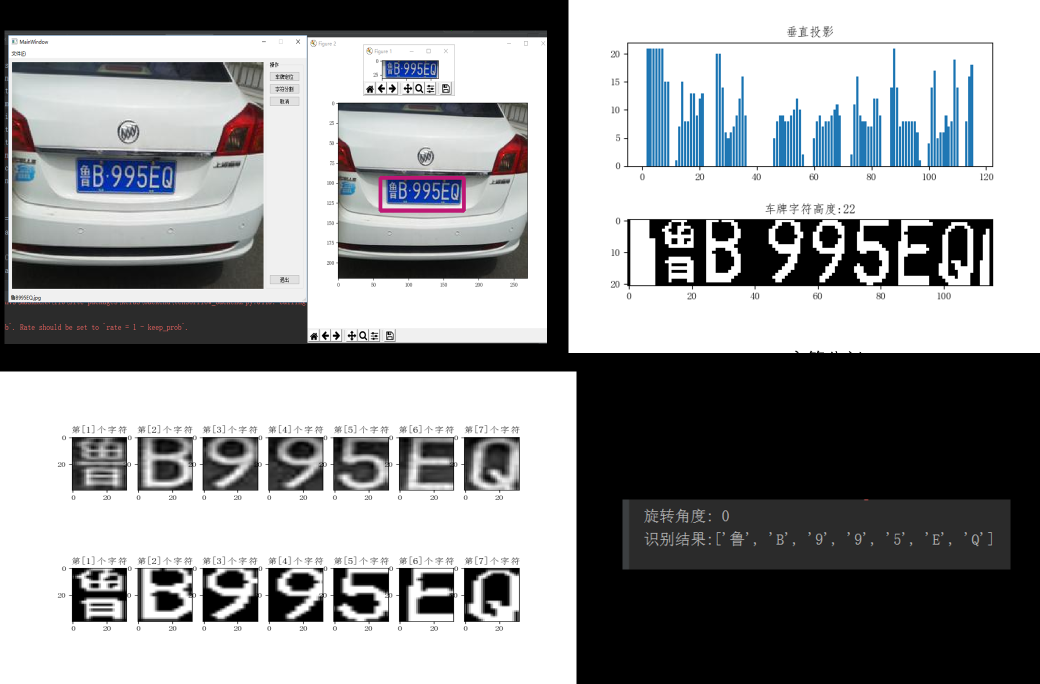
#> input picture 车牌识别系统.png, 2079 x 1367 px (shown at 1/2 size)
$ python -i opencv_tool.py   (imports and definitions only)   (older library calls are emulated)
#> lines starting #> are read from the running program, lines starting #| are printed output that depends on the picture; after the words box and inside, x2 and y2 are one past the last pixel; in counts of white or black regions, pixels touching at a corner belong together
#> further down, picture is the input picture: shape (1367, 2079, 3); mean B, G, R 150.4, 148.8, 147.3
import numpy as np
import matplotlib.pyplot as plt
import random
import cv2
import copy
import scipy

def cv_imread(filePath):
    cv_img = cv2.imdecode(np.fromfile(filePath, dtype=np.uint8), cv2.IMREAD_UNCHANGED)
    # imdecode读取的是rgb，如果后续需要opencv处理的话，需要转换成bgr，转换后图片颜色会变化
    # cv_img = cv2.cvtColor(cv_img, cv2.COLOR_RGB2BGR)
    return cv_img

def getLicencePos(srcImage):
    cv2.setRNGSeed(1234)
    input_image1 = copy.deepcopy(srcImage)
    input_image1 = cv2.cvtColor(input_image1,cv2.COLOR_BGR2GRAY)

    sobelx = np.array([[-0.125,0,0.125],
                       [-0.25,0,0.25],
                       [-0.125,0,0.125]],dtype=np.float32)

    input_image1 = cv2.filter2D(input_image1,cv2.CV_32FC1,sobelx)
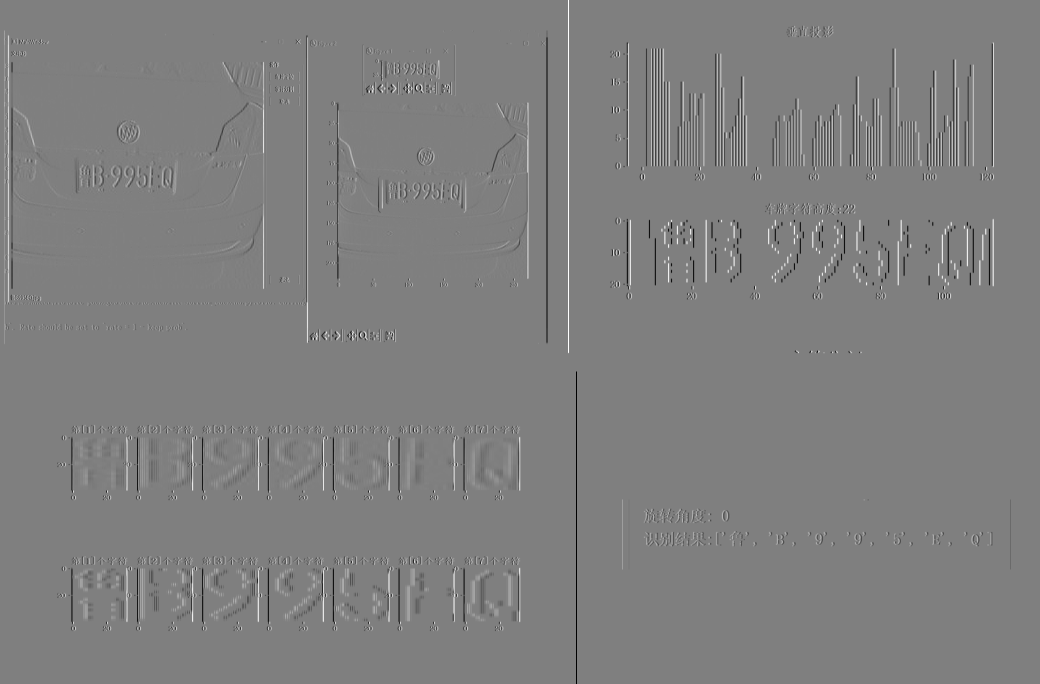
#> input_image1: shape (1367, 2079) float32 (shown at 1/2 size); min -127.5, max 127.5, mean 0; drawn with min black and max white

    mul_image = cv2.multiply(input_image1,input_image1)
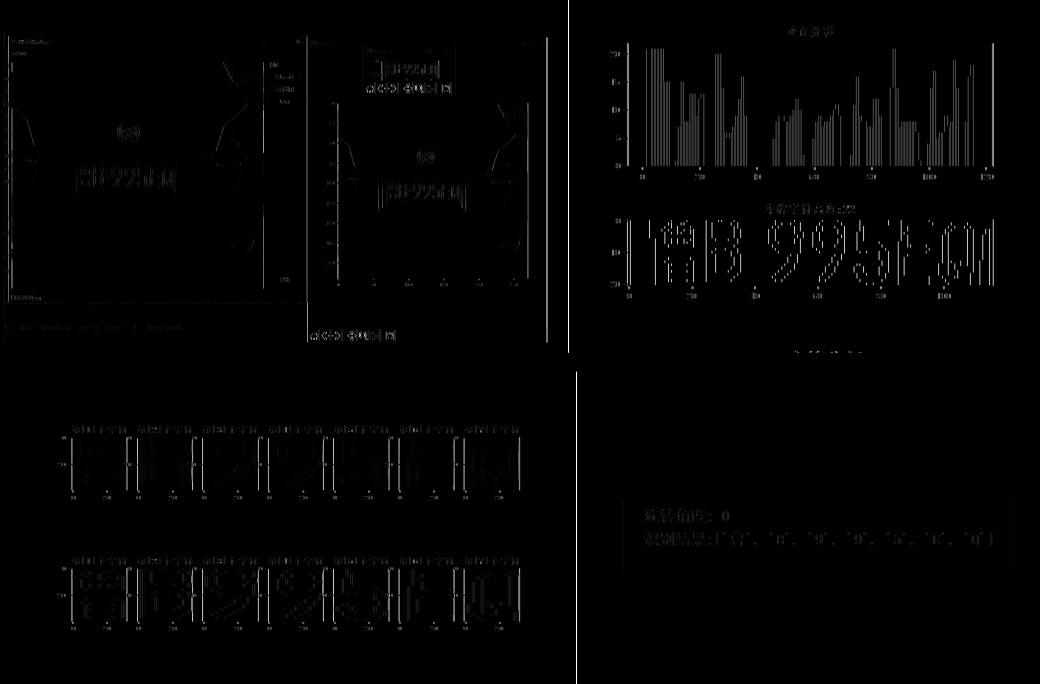
#> mul_image: shape (1367, 2079) float32 (shown at 1/2 size); min 0, max 16256.2, mean 190; drawn with min black and max white

    scaleValue = 4
    threshold = scaleValue * np.mean(mul_image)
#> threshold = 760

    height =input_image1.shape[0]
#> height = 1367
    width = input_image1.shape[1]
#> width = 2079
    resultImage = np.zeros(input_image1.shape,dtype=np.float32)
    for i in range(1,height-1):
        for j in range(1,width-1):
            b1 = mul_image[i,j]>mul_image[i,j-1] and mul_image[i,j]>mul_image[i,j+1]
            b2 = mul_image[i,j]>mul_image[i-1,j] and mul_image[i,j]>mul_image[i+1,j]

            resultImage[i,j] = 255*((mul_image[i,j]>threshold) and (b1 or b2))
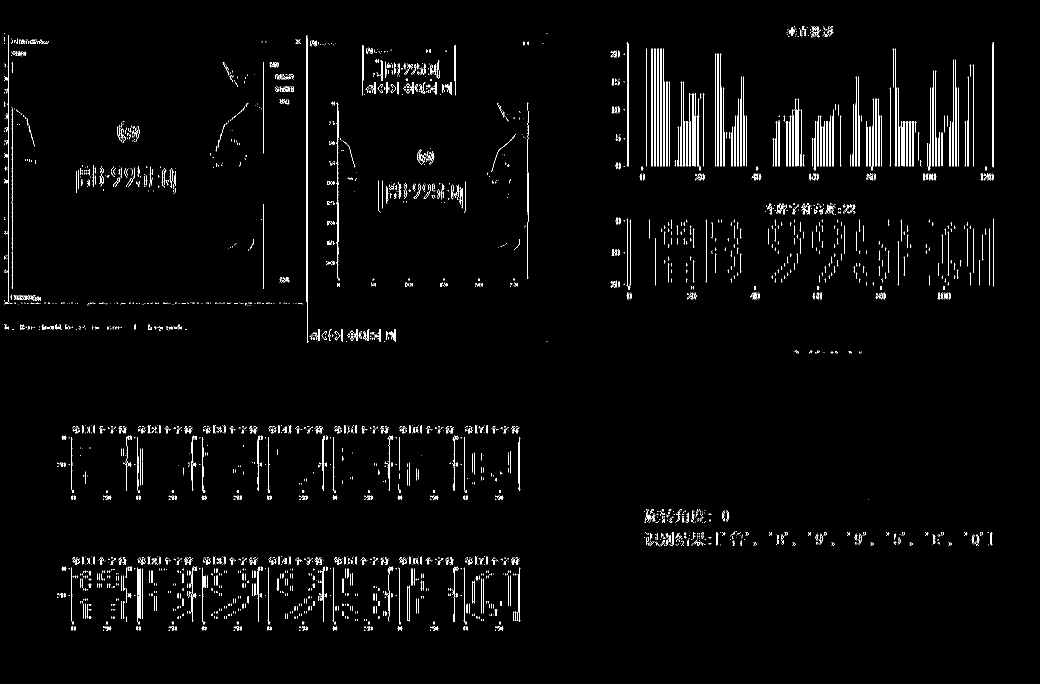
#> resultImage: shape (1367, 2079) float32 (shown at 1/2 size); 2% white in thin lines or dots, all inside (x1, y1, x2, y2) = (8, 52, 1988, 1262)

    resultImage = np.uint8(resultImage)
    cv2.imshow('Binary',resultImage)


    #========================================HSV通道提取======================================================
    input_image2 = copy.deepcopy(srcImage)
    input_image2 = cv2.cvtColor(input_image2,cv2.COLOR_BGR2HSV)
#> input_image2: shape (1367, 2079, 3); mean H, S, V 12.8, 8.6, 151.3
    img_h,img_s,img_v = cv2.split(input_image2)

    img_h = cv2.normalize(np.float32(img_h),None,0,1,cv2.NORM_MINMAX)
    img_s = cv2.normalize(np.float32(img_s), None, 0, 1, cv2.NORM_MINMAX)
    img_v = cv2.normalize(np.float32(img_v), None, 0, 1, cv2.NORM_MINMAX)


    img_vblue1 = img_h>0.45
#> img_vblue1: shape (1367, 2079) bool; 8.9% white; 806 white regions (638 under 20 px), largest, box (x1, y1, x2, y2) and area: (24, 123, 529, 392) 67635, (675, 206, 1056, 426) 41607, (42, 387, 524, 532) 25671
    img_vblue2 = img_h<0.75
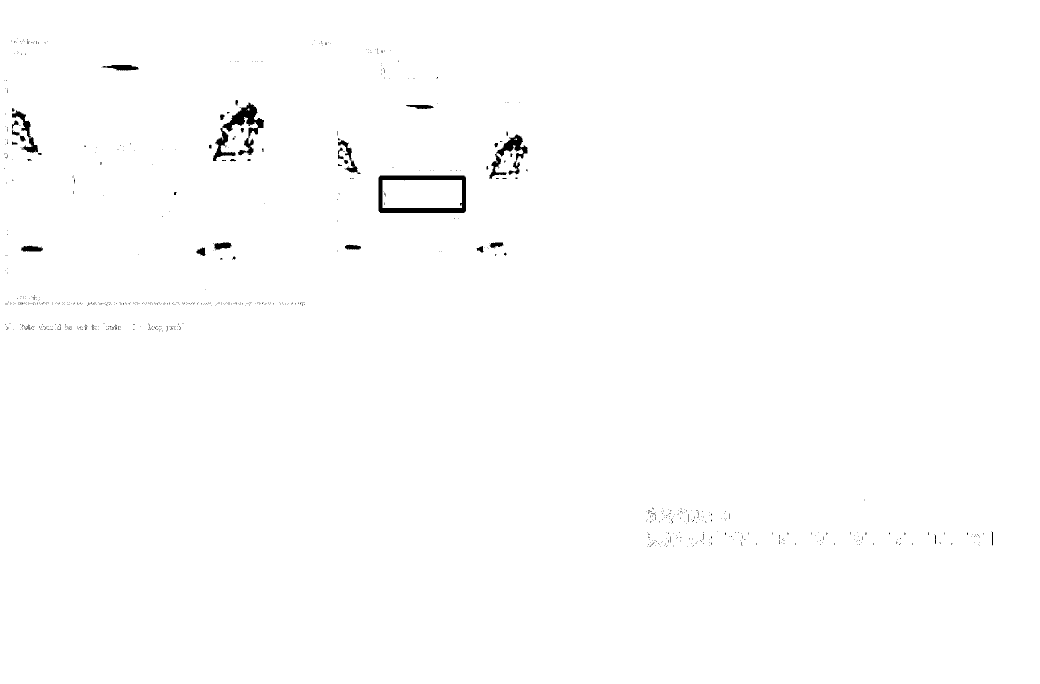
#> img_vblue2: shape (1367, 2079) bool (shown at 1/2 size); 99.4% white; 812 black regions (772 under 20 px), largest, box (x1, y1, x2, y2) and area: (757, 351, 932, 426) 4206, (426, 205, 528, 322) 3496, (979, 269, 1055, 358) 2012
    img_vblue3=img_s>0.15
#> img_vblue3: shape (1367, 2079) bool; 5% white; 441 white regions (218 under 20 px), largest, box (x1, y1, x2, y2) and area: (150, 310, 354, 388) 13841, (757, 348, 932, 426) 11262, (429, 206, 527, 314) 7464
    img_vblue4 = img_v>0.25
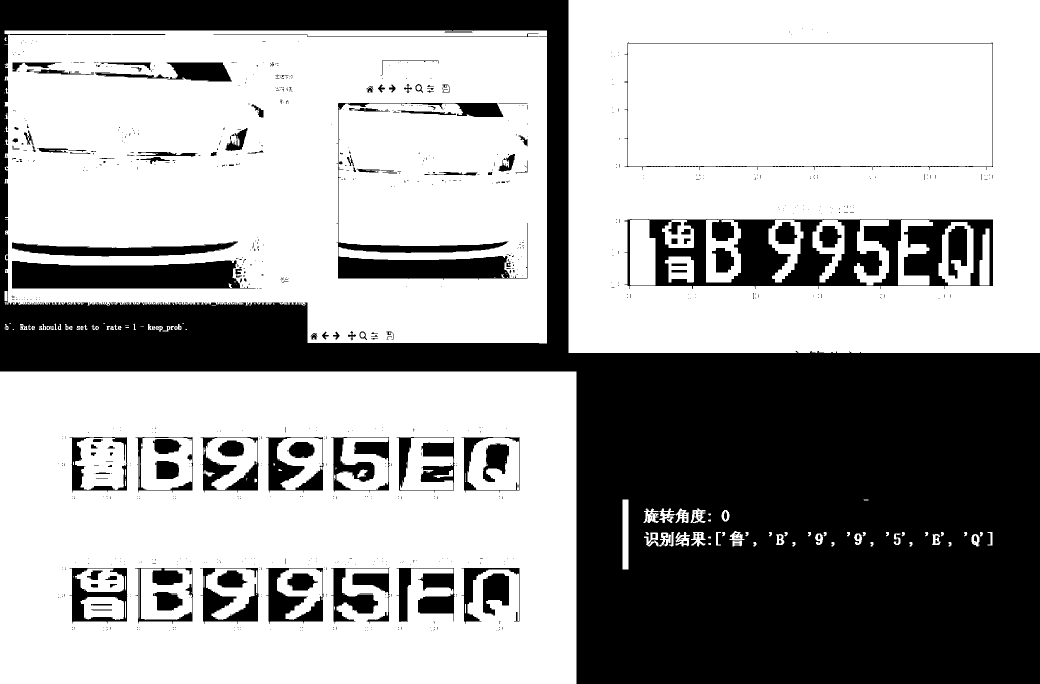
#> img_vblue4: shape (1367, 2079) bool (shown at 1/2 size); 63.8% white; 963 black regions (820 under 20 px), largest, box (x1, y1, x2, y2) and area: (0, 0, 2079, 1367) 819182, (1249, 438, 1986, 578) 51264, (24, 520, 511, 577) 21904

    img_vblue2 = np.bitwise_and(img_vblue1 ,img_vblue2)
#> img_vblue2: shape (1367, 2079) bool; 8.3% white; 987 white regions (820 under 20 px), largest, box (x1, y1, x2, y2) and area: (24, 123, 488, 392) 61977, (676, 206, 1027, 358) 26338, (82, 387, 524, 532) 24894
    img_vblue3 = np.bitwise_and(img_vblue2,img_vblue3)
#> img_vblue3: shape (1367, 2079) bool; 3.7% white; 818 white regions (654 under 20 px), largest, box (x1, y1, x2, y2) and area: (150, 310, 354, 388) 13811, (770, 360, 924, 409) 7125, (676, 206, 1002, 234) 5288
    img_vblue = np.bitwise_and(img_vblue3, img_vblue4)
#> img_vblue: shape (1367, 2079) bool; 3.2% white; 442 white regions (310 under 20 px), largest, box (x1, y1, x2, y2) and area: (150, 310, 354, 388) 13570, (770, 360, 924, 409) 7093, (770, 122, 877, 157) 3543


    vbule_gradient = np.bitwise_and(resultImage==255, img_vblue)
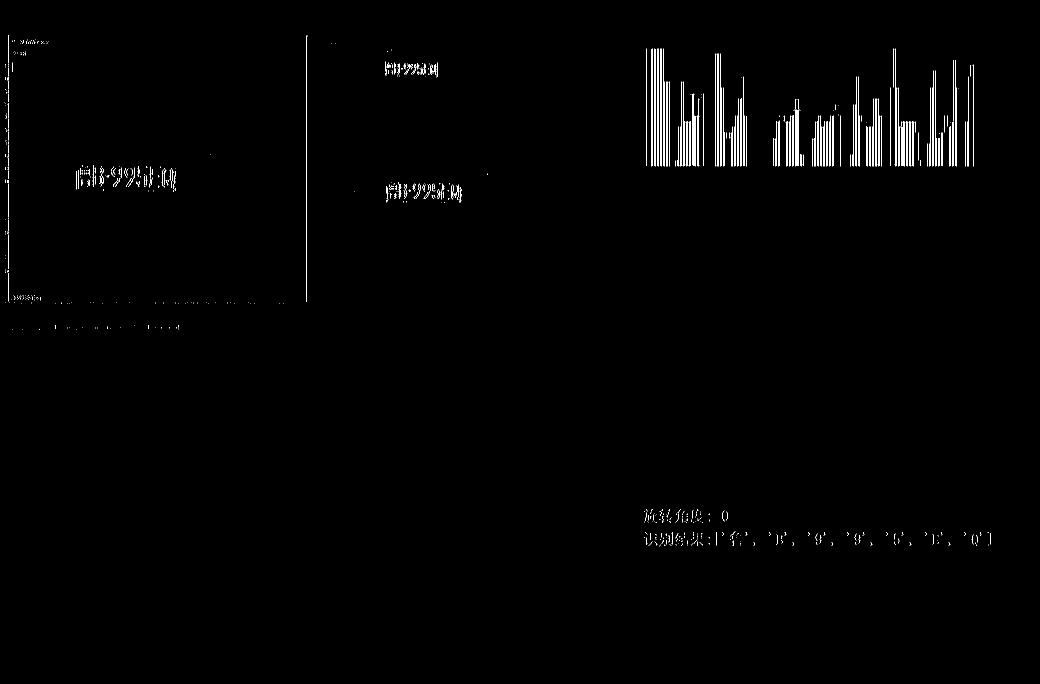
#> vbule_gradient: shape (1367, 2079) bool (shown at 1/2 size); 0.77% white in thin lines or dots, all inside (x1, y1, x2, y2) = (9, 70, 1982, 1093)
    vbule_graientmat = np.zeros(vbule_gradient.shape,dtype=np.uint8)
    vbule_graientmat[vbule_gradient] = 255

    cv2.imshow('Color Merge', vbule_graientmat)

#      形态学提取轮廓

    morph = cv2.morphologyEx(vbule_graientmat,cv2.MORPH_CLOSE,kernel=np.ones((2,25),dtype=np.uint8))
    element = cv2.getStructuringElement(cv2.MORPH_RECT,(11,11))

    morph = cv2.erode(morph,element)

    element = cv2.getStructuringElement(cv2.MORPH_RECT, (17, 17))
    morph =cv2.dilate(morph,element)
    # morph[morph==255]=1
    morph_images = copy.deepcopy(morph)
    contours,hierachy = cv2.findContours(morph,cv2.RETR_EXTERNAL,cv2.CHAIN_APPROX_SIMPLE)

    color = (0,0,255)

    num=0
    preNum=0


    for oneContours in contours:
        FinalRect = cv2.boundingRect(oneContours)
        temp = morph_images[FinalRect[1]:FinalRect[1]+FinalRect[3], FinalRect[0]:FinalRect[0]+FinalRect[2]]

        num = cv2.countNonZero(temp)
        if num>preNum:
            FinalRectDraw =FinalRect
            preNum =num

    if preNum==0:
        return False

    markImages = cv2.rectangle(srcImage,(FinalRectDraw[0]-5,FinalRectDraw[1]-5,FinalRectDraw[2]+10,FinalRectDraw[3]+10),color,2)
    cv2.imshow('Mark Images',markImages)
    return markImages,FinalRectDraw

>>> import cv2
>>> picture = cv2.imread('车牌识别系统.png')
>>> result = getLicencePos(picture)
